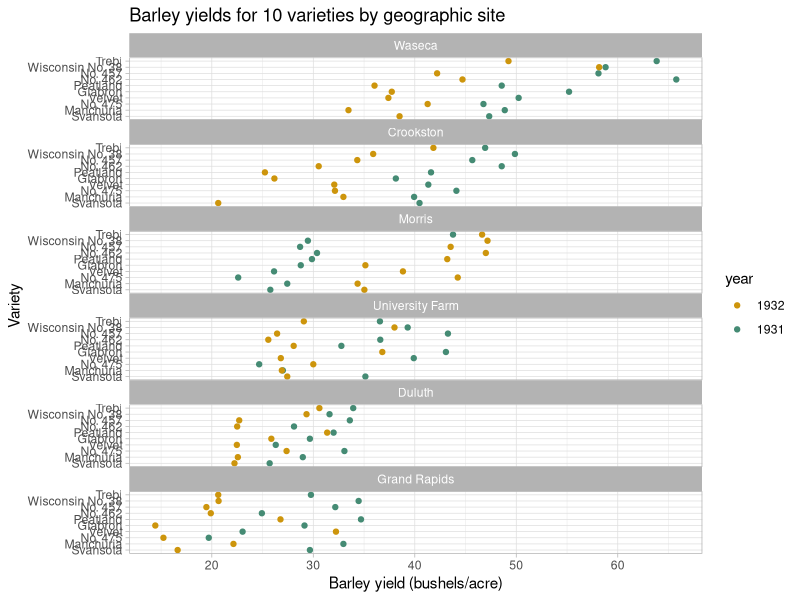

The R script that drew this image:
## ---- chunk 1
library(knitr)
opts_knit$set(root.dir = "../")
opts_chunk$set(echo = TRUE, message = FALSE, collapse = TRUE, warning = FALSE, cache = TRUE, cache.path = "tut-07-cache/12-", fig.path = "tut-07-images/12-")
## ---- chunk 2
###
### exercise: barley
###

library(lattice)
data(barley, package = "lattice")

library(dplyr)
glimpse(barley)

library(ggplot2)
f1 <- ggplot(data = barley, aes(x = yield
	, y = reorder(variety, yield)
	, col = year)
	) +
	geom_point() +
	facet_wrap(~ reorder(site, -yield), ncol = 1) +
	theme_light() +
	theme(panel.spacing = unit(0, "mm")) +
	labs(x = "Barley yield (bushels/acre)"
	, y = "Variety"
	, title = "Barley yields for 10 varieties by geographic site"
	) +
	scale_colour_manual(values = c("darkgoldenrod3", "aquamarine4"))
## ---- chunk 3
print(f1)
